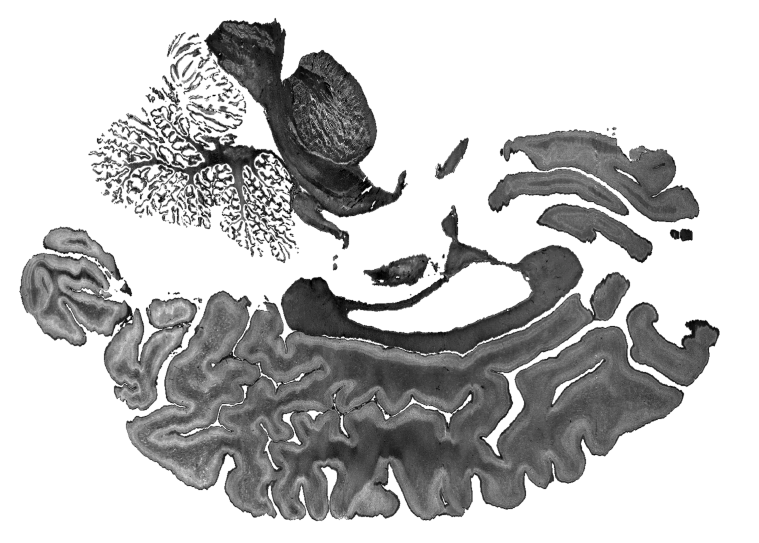
#> input picture assets/img/cyto/bb_cut_x.webp, 1518 x 1086 px, given in place of c.png, which was not available (shown at 1/2 size)
$ python media_cortex.py ../assets/img/cyto/bb_cut_x.webp
#> lines starting #> are read from the running program, lines starting #| are printed output that depends on the picture
"""The cytoarchitecture stop's cortex: zoom levels of the cortical wall on the same Nissl section as the eminence
(24 GW, DHARANI FB85, SE 1138), the three-colour immunostained wall (another fetal brain) laid on it, and its zones.

The site is where the wall's pial surface runs straight (y 63000-68000 of the full scan, 12 um off a line): the pia,
its direction and the wall's normal are fitted there, and the zones are read off the Nissl density along the normal
(averaged 1 mm either way along the pia), each boundary where the density crosses half way between its neighbours.
The camera's fixed point is just inside the plate's inner edge, so all three zones are in view. The immunostained wall (cyto/ihc_layers.webp, 2.5 um per
pixel, pia on its right) is turned so its pia lies along this one, at its own scale, and written in the section's frame
with its tissue as alpha. Everything goes to img/cyto/cortex_zoom.json in the section's 0..1 coordinates, like
img/ge/nissl_zoom.json.

usage: python media_cortex.py SITE_DIR
"""
import os, sys, json, subprocess, tempfile
os.environ.setdefault("OMP_NUM_THREADS", "8")
import numpy as np
from PIL import Image
from scipy import ndimage as ndi
Image.MAX_IMAGE_PIXELS = None
SITE = sys.argv[1]
OPJ = "/home/users/jignesh/miniconda3/envs/nisslprop/bin/opj_decompress"
J85 = "/home/users/jignesh/analytics/244/NISL/B_244_FB85-SL_380-ST_NISL-SE_1138_compressed.jp2"
W85, H85, UM = 144472, 129351, 0.5                 # full scan, um per pixel
TMP = tempfile.mkdtemp()

def jp2(r, box):
#> called with r = 3, box = (0, 50000, 16000, 70000)
    out = os.path.join(TMP, "c.png")
    subprocess.run([OPJ, "-i", J85, "-o", out, "-r", str(r), "-d", ",".join(map(str, box)), "-threads", "8"],
                   check=True, stdout=subprocess.DEVNULL, stderr=subprocess.DEVNULL)
#> (this line was passed over: subprocess is not available in this run)
    return Image.open(out).convert("RGB")
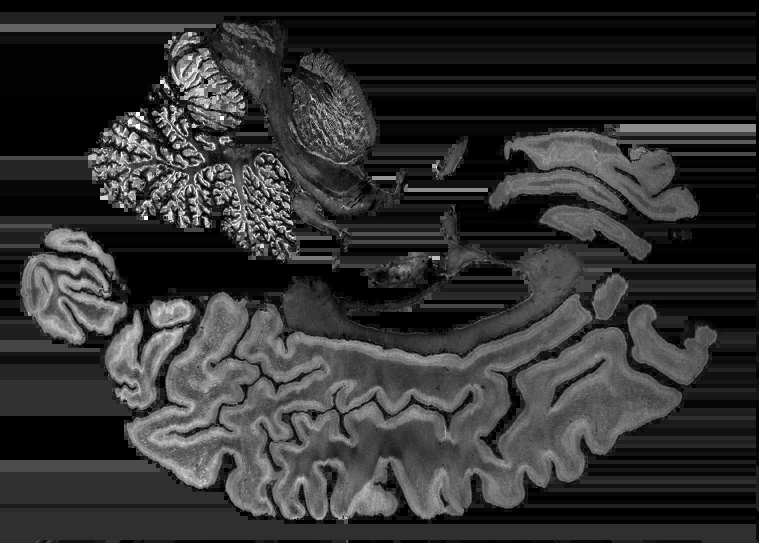
#> returned value: PIL image 1518x1086 RGB (shown at 1/2 size); mean R, G, B 49.8, 49.8, 49.8
def save(im, name, q=80):
    f = f"{SITE}/assets/img/cyto/{name}.webp"; im.save(f, quality=q, method=6)
    print(name, im.size, os.path.getsize(f) // 1024, "KB", flush=True)
    return f"assets/img/cyto/{name}.webp"

# ---- the pia and the zones, on a 4 um view of the wall ----
X0, Y0 = 0, 50000
od = -np.log(np.clip(np.asarray(jp2(3, (X0, Y0, X0 + 16000, Y0 + 20000)), np.float32) / 255, 1 / 255, 1)).sum(-1)
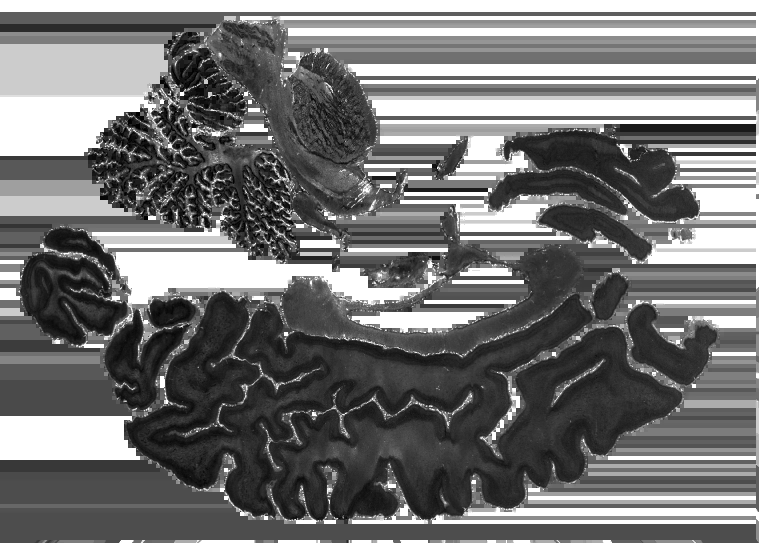
#> od: shape (1086, 1518) float32 (shown at 1/2 size); min 0, max 16.62, mean 7.58; drawn with min black and max white
tissue = ndi.binary_opening(ndi.gaussian_filter(od, 4) > 0.42, iterations=3)          # glass ~0.3, marginal zone ~0.5
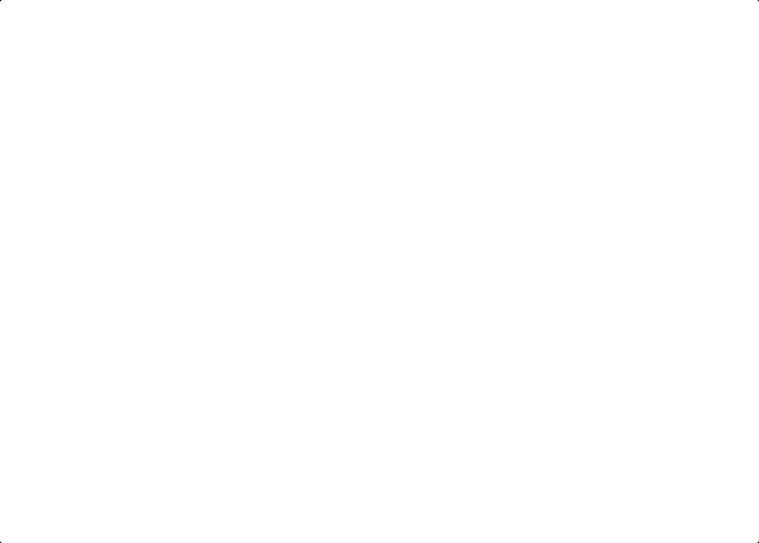
#> tissue: shape (1086, 1518) bool (shown at 1/2 size); 100% white; 4 black regions (4 under 20 px)
rows = np.arange(tissue.shape[0]); ys = Y0 + rows * 8.0
#> after `rows = np.arange(tissue.shape[0])`: rows = 1086 values from 0 to 1085
#> after `ys = Y0 + rows * 8.0`: ys = 1086 values from 50000 to 58680
pia_x = X0 + np.array([np.argmax(r) for r in tissue]) * 8.0
#> pia_x = 1086 values, max 24 at index 0, min 0 at index 3, mean 0.0884
k = (ys > 63000) & (ys < 68000)
#> (the run stopped early here; a loop or call above may not have finished)
